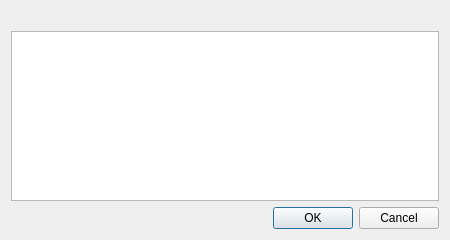
<?xml version="1.0" encoding="UTF-8"?>
<ui version="4.0">
 <class>KeyImportDialog</class>
 <widget class="QDialog" name="KeyImportDialog">
  <property name="geometry">
   <rect>
    <x>0</x>
    <y>0</y>
    <width>450</width>
    <height>240</height>
   </rect>
  </property>
  <property name="windowTitle">
   <string/>
  </property>
  <layout class="QVBoxLayout" name="verticalLayout">
   <item>
    <widget class="QLabel" name="label_Tips">
     <property name="text">
      <string/>
     </property>
    </widget>
   </item>
   <item>
    <widget class="QPlainTextEdit" name="plainTextEdit_KeyInput"/>
   </item>
   <item>
    <layout class="QHBoxLayout" name="horizontalLayout">
     <item>
      <widget class="QLabel" name="label_Info">
       <property name="text">
        <string/>
       </property>
      </widget>
     </item>
     <item>
      <widget class="QDialogButtonBox" name="buttonBox">
       <property name="orientation">
        <enum>Qt::Horizontal</enum>
       </property>
       <property name="standardButtons">
        <set>QDialogButtonBox::Cancel|QDialogButtonBox::Ok</set>
       </property>
      </widget>
     </item>
    </layout>
   </item>
  </layout>
 </widget>
 <resources/>
 <connections>
  <connection>
   <sender>buttonBox</sender>
   <signal>rejected()</signal>
   <receiver>KeyImportDialog</receiver>
   <slot>reject()</slot>
   <hints>
    <hint type="sourcelabel">
     <x>316</x>
     <y>260</y>
    </hint>
    <hint type="destinationlabel">
     <x>286</x>
     <y>274</y>
    </hint>
   </hints>
  </connection>
 </connections>
</ui>
